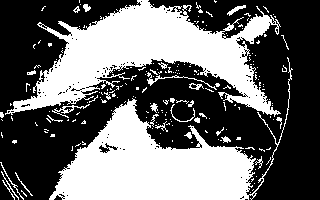
#> input picture data/1bit-otsu/000.png, 320 x 200 px, found by its file name
$ jupyter execute sobel.ipynb
#> lines starting #> are read from the running program, lines starting #| are printed output that depends on the picture; after the words box and inside, x2 and y2 are one past the last pixel; in counts of white or black regions, pixels touching at a corner belong together
[cell 1]
from PIL import Image, ImageFilter
import numpy as np
import matplotlib.pyplot as plt
from scipy import ndimage
import cv2
from skimage import filters

[cell 2]
def remap_image(img):
	img = img - img.min()
	return (img / np.abs(img).max() * 255).astype(int)

[cell 3]
img = cv2.imread('/mnt/sdb/data/Openedsdata2020/openEDS2020-GazePrediction/train/sequences/6426/000.png')
#> img is the input picture: shape (200, 320, 3); 41.8% white; 205 white regions (177 under 20 px), largest, box (x1, y1, x2, y2) and area: (5, 0, 281, 117) 13015, (49, 57, 293, 200) 11815, (147, 72, 217, 90) 141

img = cv2.cvtColor(img, cv2.COLOR_BGR2GRAY)

# Blur the image for better edge detection
img = cv2.GaussianBlur(img, (31,31), 0)
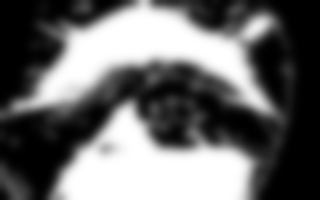
#> img: shape (200, 320); min 0, max 255, mean 106.7

plt.figure()
plt.imshow(remap_image(img), cmap='gray')

edges = cv2.Canny(image=img, threshold1=5, threshold2=15) # Canny Edge Detection
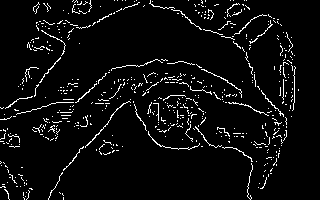
#> edges: shape (200, 320); 5.1% white in thin lines or dots
print(np.unique(edges))
#| [  0 255]

plt.figure()
plt.imshow(remap_image(edges), cmap='gray')
#> in remap_image (call 2), `return (img / np.abs(img).max() * 255).astype(int)`: returned value: shape (200, 320) int64; 5.1% white in thin lines or dots
